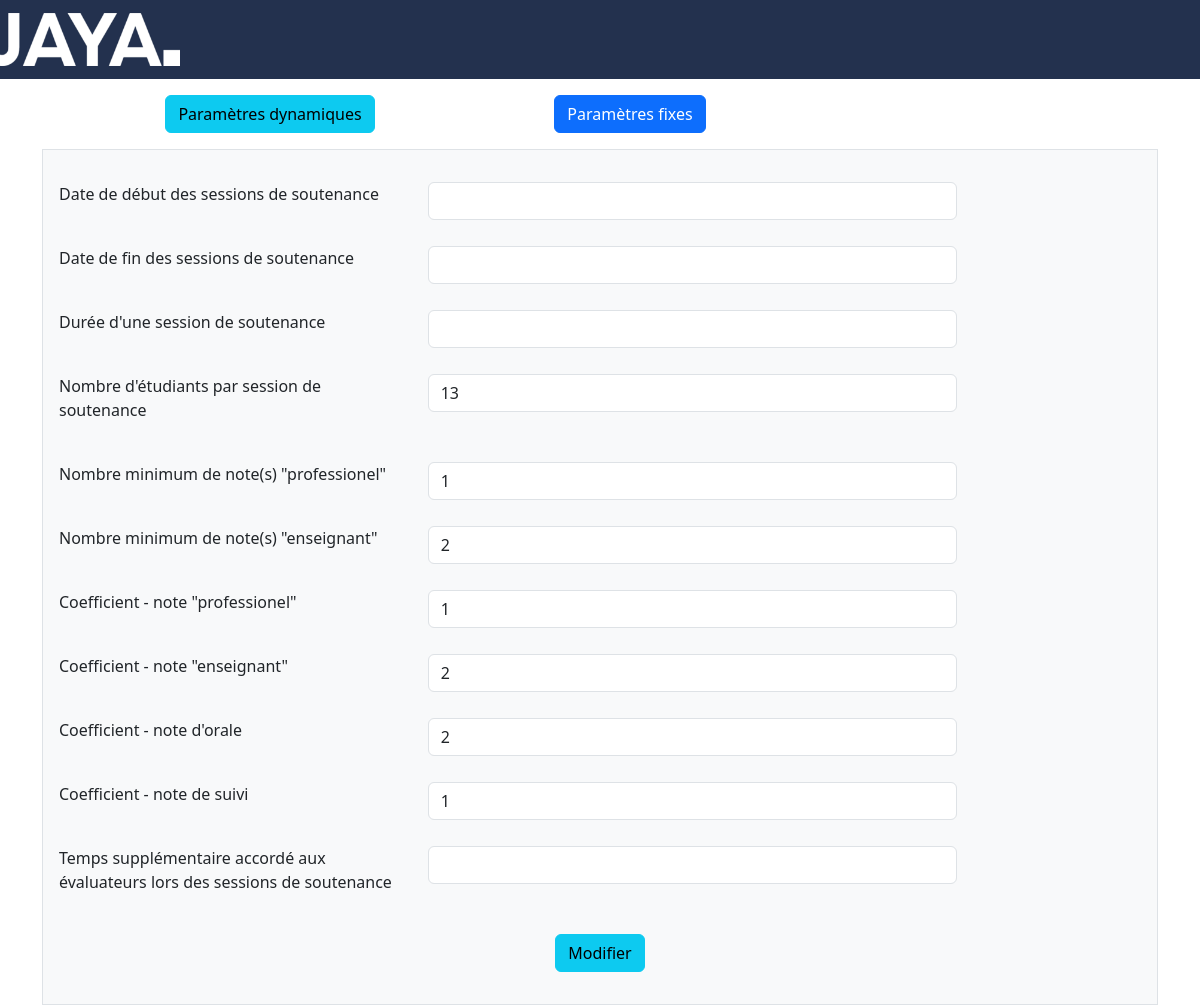
The page /pages/parametreFixe.php on the database as committed earlier.
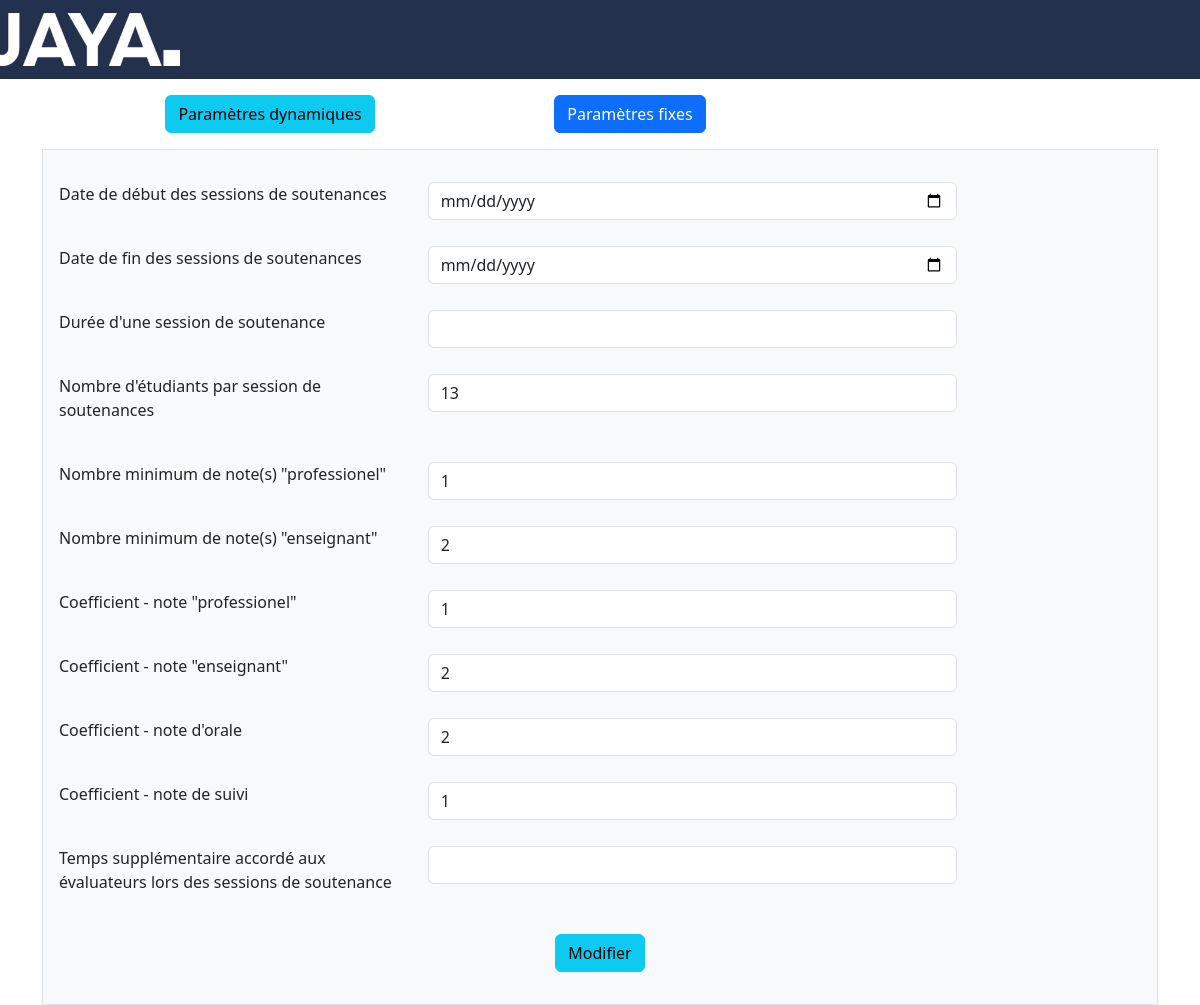
The same page on the database as committed later.
### tables this page shows
CREATE TABLE `parametres` (
  `ID_param` int(11) NOT NULL,
  `Nom_param` varchar(80) DEFAULT NULL,
  `Description_param` varchar(255) DEFAULT NULL,
  `NbPoint_param` int(2) DEFAULT NULL
);

### pages/parametreFixe.php (the view, shortened to what this page needs)
<?php
include 'header.php';
include 'home/navigation/navbar.php';
$conn = Database::connect();
$query = "SELECT ID_param, Nom_param, Description_param FROM parametres
WHERE NbPoint_param IS NULL";
$result = $conn->query($query);
$parametres = $result->fetchall();
?>
<!DOCTYPE html>
<html lang="en">
<head>
</head>
<body>
    <div class="container">
        <div class="row align-item center  mt-3 ms-5">
            <div class="col-4 ">
                <a href="parametreDynamique.php" class="btn btn-info">Paramètres dynamiques</a>
            </div>
            <div class="col-4">
                <a href="parametreFixe.php" class="btn btn-primary">Paramètres fixes</a>
            </div>
        </div>
        <div class="bg-light mt-3 border p-3">
            <form action="updateParamFixe.php" method="post">
                <?php
                foreach ($parametres as $parametre) {
                    if ($parametre['Nom_param'] == "Date de début des sessions de soutenances" || $parametre['Nom_param'] == "Date de fin des sessions de soutenances") {
                ?>
                        <div class="row mt-3">
                            <div class=" col-4 mb-3">
                                <label for="description" class="form-label"><?= $parametre['Nom_param'] ?></label>
                            </div>
                            <div class="col-6">
                                <input type="date" class="form-control" name="description[]" value="<?= $parametre['Description_param'] ?>">
                            </div>
                        </div>
                    <?php
                    } else {
                    ?>
                        <div class="row mt-3">
                            <div class=" col-4 mb-3">
                                <label for="description" class="form-label"><?= $parametre['Nom_param'] ?></label>
                            </div>
                            <div class="col-6">
                                <input type="number" class="form-control" name="description[]" value="<?= $parametre['Description_param'] ?>">
                            </div>
                        </div>
                <?php
                    }
                }
                ?>
                <div class="text-center">
                    <button class="btn btn-info mt-3" type="submit">Modifier</button>
                </div>
            </form>
        </div>
    </div>
</body>
</html>

### pages/header.php (shortened to what this page needs)
<?php
echo '<title>JAYA</title>
<meta name="viewport" content="width=device-width, initial-scale=1"/>
<script src="https://cdn.jsdelivr.net/npm/bootstrap@5.3.0-alpha1/dist/js/bootstrap.bundle.min.js"></script>
<link href="https://cdn.jsdelivr.net/npm/bootstrap@5.3.0-alpha1/dist/css/bootstrap.min.css" rel="stylesheet">
<script src="https://code.jquery.com/jquery-3.5.1.js"></script>
<script src="https://cdn.datatables.net/1.13.2/js/jquery.dataTables.min.js"></script>
<link rel="stylesheet" href="https://cdn.datatables.net/1.13.2/css/jquery.dataTables.min.css">
<script src="https://cdn.datatables.net/buttons/2.3.4/js/dataTables.buttons.min.js"></script>
<script src="https://cdnjs.cloudflare.com/ajax/libs/jszip/3.10.1/jszip.min.js"></script>
<script src="https://cdnjs.cloudflare.com/ajax/libs/pdfmake/0.1.53/vfs_fonts.js"></script>
<script src="https://cdn.datatables.net/buttons/2.3.4/js/buttons.html5.min.js"></script>
<link rel="stylesheet" href="https://cdn.dataTables.net/buttons/2.3.4/css/buttons.dataTables.min.css">
<link rel="stylesheet" href="https://cdnjs.cloudflare.com/ajax/libs/jquery/1.12.1/jquery-ui.css" />
<script src="https://code.jquery.com/ui/1.12.1/jquery-ui.min.js"></script>
<link rel="stylesheet" href="https://cdn.jsdelivr.net/npm/bootstrap-icons@1.10.3/font/bootstrap-icons.css">
<script src=""></script>
<script src=""></script>
<link rel="stylesheet" href="">
<link rel="stylesheet" href="">
<link rel="stylesheet" href="../css/style.css">';
?>

### web/home/navigation/stylizer.php
<?php
$protocol = (!empty($_SERVER['HTTPS']) && $_SERVER['HTTPS'] !== 'off' || $_SERVER['SERVER_PORT'] == 443) ? 'https://' : 'http://';
$base_url = $protocol . $_SERVER['HTTP_HOST'] . '/JAYA/web';
$base_url_style = $protocol . $_SERVER['HTTP_HOST'] . '/JAYA/';
?>
<link rel="stylesheet" href="<?php echo $base_url_style; ?>css/style.css">
<link rel="stylesheet" href="<?php echo $base_url_style; ?>css/toastr.min.css">

### web/home/navigation/navbar.php
<?php
require_once 'stylizer.php';
if (isset($_SESSION['active_profile']) || isset($_SESSION['user_name'])) {
?>
<nav class="navbar navbar-dark navbar-expand-lg bg-body-tertiary">
  <div class="container-fluid">
    <button class="navbar-toggler" type="button" data-bs-toggle="collapse" data-bs-target="#navbarTogglerDemo01"
            aria-controls="navbarTogglerDemo01" aria-expanded="false" aria-label="Toggle navigation">
      <span class="navbar-toggler-icon"></span>
    </button>
    <div class="collapse navbar-collapse" id="navbarTogglerDemo01">
      <?php if ($_SESSION['active_profile'] <> "INVITE") { ?>
      <a class="navbar-brand" href="<?php echo $base_url; ?>/index.php"><img src="<?php echo $base_url_style; ?>images/JAYA-LOGO2.png" alt="logo_jaya"
                                                      width="180"></a>
      <?php } else { ?>
      <a class="navbar-brand"><img src="<?php echo $base_url_style; ?>images/JAYA-LOGO2.png" alt="logo_jaya"
                                                      width="180"></a>
      <?php } ?>
      <ul class="navbar-nav me-auto mb-2 mb-lg-0">
        <?php if ($_SESSION['active_profile'] == "ADMINISTRATEUR") { ?>
        <li class="nav-item">
          <a class="nav-link active" href="<?php echo $base_url; ?>/index.php">Accueil</a>
        </li>
        <li class="nav-item">
          <a class="nav-link active" href="<?php echo $base_url; ?>/home/accountManager/accountManager_administrateur.php">Comptes</a>
        </li>
        <li class="nav-item">
          <a class="nav-link active" href="<?php echo $base_url; ?>/home/soutenances/admin/administrateur.php">Soutenances</a>
        </li>
        <li class="nav-item">
          <a class="nav-link active" href="<?php echo $base_url; ?>/home/schedule/schedule_administrateur.php">Planning</a>
        </li>
        <li class="nav-item">
          <a class="nav-link active" href="<?php echo $base_url; ?>/home/suivi-recap/studentMonitoring_users.php">Suivi recap</a>
        </li>
        <li class="nav-item">
          <a class="nav-link active" href="<?php echo $base_url; ?>/home/applicationSettings/applicationSettings.php">Paramètres</a>
        </li>
      </ul>
      <ul class="navbar-nav me-0 mb-2 mb-lg-0">
        <li class="nav-item">
          <a class='nav-link active' href='#'><img id='notification-icon' src='<?php echo $base_url_style; ?>images/notification-icon2.svg' alt='logo_jaya'></a>
          <a class='nav-link active' href='<?php echo $base_url; ?>/logout.php'><img id='logout-icon' src='<?php echo $base_url_style; ?>images/logout-icon2.svg' alt='logout-icon'></a>
        </li>
      </ul>
      <?php } ?>
      <?php if ($_SESSION['active_profile'] == "RESPONSABLE UE") { ?>
        <li class="nav-item">
          <a class="nav-link active" href="<?php echo $base_url; ?>/index.php">Accueil</a>
        </li>
        <li class="nav-item">
          <a class="nav-link active" href="<?php echo $base_url; ?>/home/accountManager/accountManager_users.php">Compte</a>
        </li>
        <li class="nav-item">
          <a class="nav-link active" href="<?php echo $base_url; ?>/home/schedule/schedule_responsableUE.php">Planning</a>
        </li>
        <li class="nav-item">
          <a class="nav-link active" href="<?php echo $base_url; ?>/home/suivi-recap/studentMonitoring_users.php">Suivi recap</a>
        </li>
        </ul>
        <ul class="navbar-nav me-0 mb-2 mb-lg-0">
          <li class="nav-item">
            <a class='nav-link active' href='#'><img id='notification-icon' src="<?php echo $base_url_style; ?>images/notification-icon2.svg" alt='logo_jaya'></a>
            <a class='nav-link active' href='<?php echo $base_url; ?>/logout.php'><img id='logout-icon' src='<?php echo $base_url_style; ?>images/logout-icon2.svg' alt='logout-icon'></a>
          </li>
        </ul>
      <?php } ?>
      <?php if ($_SESSION['active_profile'] == "SCOLARITE") { ?>
        <li class="nav-item">
          <a class="nav-link active" href="<?php echo $base_url; ?>/index.php">Accueil</a>
        </li>
        <li class="nav-item">
          <a class="nav-link active" href="<?php echo $base_url; ?>/home/accountManager/accountManager_users.php">Compte</a>
        </li>
        <li class="nav-item">
          <a class="nav-link active" href="<?php echo $base_url; ?>/home/schedule/schedule_scolarite.php">Planning</a>
        </li>
        <li class="nav-item">
          <a class="nav-link active" href="<?php echo $base_url; ?>/home/guest/guestManagement_scolarite.php">Invités</a>
        </li>
        </ul>
        <ul class="navbar-nav me-0 mb-2 mb-lg-0">
          <li class="nav-item">
            <a class='nav-link active' href='#'><img id='notification-icon' src="<?php echo $base_url_style; ?>images/notification-icon2.svg" alt='logo_jaya'></a>
            <a class='nav-link active' href='<?php echo $base_url; ?>/logout.php'><img id='logout-icon' src='<?php echo $base_url_style; ?>images/logout-icon2.svg' alt='logout-icon'></a>
          </li>
        </ul>
      <?php } ?>
      <?php if ($_SESSION['active_profile'] == "TUTEUR UNIVERSITAIRE") { ?>
      <li class="nav-item">
        <a class="nav-link active" href="<?php echo $base_url; ?>/index.php">Accueil</a>
      </li>
      <li class="nav-item">
        <a class="nav-link active" href="<?php echo $base_url; ?>/home/accountManager/accountManager_users.php">Compte</a>
      </li>
      <li class="nav-item">
        <a class="nav-link active" href="<?php echo $base_url; ?>/home/soutenances/tuteurU/tuteurUniversitaire.php">Soutenances</a>
      </li>
      <li class="nav-item">
        <a class="nav-link active" href="<?php echo $base_url; ?>/home/schedule/schedule_tuteurUniversitaire.php">Planning</a>
      </li>
        <li class="nav-item">
          <a class="nav-link active" href="<?php echo $base_url; ?>/home/suivi-recap/studentMonitoring_tuteurUniversitaire.php">Suivi recap</a>
        </li>
        </ul>
        <ul class="navbar-nav me-0 mb-2 mb-lg-0">
          <li class="nav-item">
            <a class='nav-link active' href='#'><img id='notification-icon' src='<?php echo $base_url_style; ?>images/notification-icon2.svg' alt='logo_jaya'></a>
            <a class='nav-link active' href='<?php echo $base_url; ?>/logout.php'><img id='logout-icon' src='<?php echo $base_url_style; ?>images/logout-icon2.svg' alt='logout-icon'></a>
          </li>
        </ul>
      <?php } ?>
      <?php if ($_SESSION['active_profile'] == "ETUDIANT") { ?>
        <li class="nav-item">
          <a class="nav-link active" href="<?php echo $base_url; ?>/index.php">Accueil</a>
        </li>
        <li class="nav-item">
          <a class="nav-link active" href="<?php echo $base_url; ?>/home/accountManager/accountManager_users.php">Compte</a>
        </li>
        </ul>
        <ul class="navbar-nav me-0 mb-2 mb-lg-0">
          <li class="nav-item">
            <a class='nav-link active' href='#'><img id='notification-icon' src='<?php echo $base_url_style; ?>images/notification-icon2.svg' alt='logo_jaya'></a>
            <a class='nav-link active' href='<?php echo $base_url; ?>/logout.php'><img id='logout-icon' src='<?php echo $base_url_style; ?>images/logout-icon2.svg' alt='logout-icon'></a>
          </li>
        </ul>
      <?php } ?>
      <?php if ($_SESSION['active_profile'] == "INVITE" || $_SESSION['active_profile'] == "ENSEIGNANT INVITE" || $_SESSION['active_profile'] == "PROFESSIONNEL INVITE") { ?>
        </ul>
        <ul class="navbar-nav me-0 mb-2 mb-lg-0">
          <li class="nav-item">
            <a class='nav-link active' href='<?php echo $base_url; ?>/logout.php'><img id='logout-icon' src='<?php echo $base_url_style; ?>images/logout-icon2.svg' alt='logout-icon'></a>
          </li>
        </ul>
      <?php } ?>
      <ul class="navbar-nav me-0 mb-2 mb-lg-0">
        <li class="nav-item">
<?php
$chaine = $_SERVER['REQUEST_URI'];
$souchaine = "changeProfile.php";
if (strpos($chaine, $souchaine)) {
  echo "<div class='nav-link active'>";
  echo "<table>";
  echo "<tr><td><strong>" . $_SESSION['user_name'] . "</td></tr>";
  if (($_SESSION['active_profile'] != "INVITE" || $_SESSION['active_profile'] != "ENSEIGNANT INVITE" || $_SESSION['active_profile'] != "PROFESSIONNEL INVITE") && ($_SESSION['change_profile_access'] > 1)) {
    echo "<tr><td><font size=-1><a class='nav-link active'>" . $_SESSION['active_profile'] . "</a></font></td></tr>";
  } elseif (($_SESSION['active_profile'] != "INVITE" || $_SESSION['active_profile'] != "ENSEIGNANT INVITE" || $_SESSION['active_profile'] != "PROFESSIONNEL INVITE") && ($_SESSION['change_profile_access'] <= 1)) {
    echo "<tr><td><font size=-1><a class='nav-link active'>" . $_SESSION['active_profile'] . "</a></font></td></tr>";
  } elseif ($_SESSION['active_profile'] == "INVITE" || $_SESSION['active_profile'] == "ENSEIGNANT INVITE" || $_SESSION['active_profile'] == "PROFESSIONNEL INVITE") {
    echo "<tr><td><font size=-1><a class='nav-link active'>" . $_SESSION['active_profile'] . "</a></font></td></tr>";
  }
  echo "</table>";
  echo "</div>";
} else {
  echo "<div class='nav-link active'>";
  echo "<table>";
  echo "<tr><td><strong>" . $_SESSION['user_name'] . "</td></tr>";
  if (($_SESSION['active_profile'] != "INVITE" || $_SESSION['active_profile'] != "ENSEIGNANT INVITE" || $_SESSION['active_profile'] != "PROFESSIONNEL INVITE") && ($_SESSION['change_profile_access'] > 1)) {
    echo "<tr><td><font size=-1><a class='nav-link active' href=$base_url/changeProfile.php>" . $_SESSION['active_profile'] . "</a></font></td></tr>";
  } elseif (($_SESSION['active_profile'] != "INVITE" || $_SESSION['active_profile'] != "ENSEIGNANT INVITE" || $_SESSION['active_profile'] != "PROFESSIONNEL INVITE") && ($_SESSION['change_profile_access'] <= 1)) {
    echo "<tr><td><font size=-1><a class='nav-link active'>" . $_SESSION['active_profile'] . "</a></font></td></tr>";
  } elseif ($_SESSION['active_profile'] == "INVITE" || $_SESSION['active_profile'] == "ENSEIGNANT INVITE" || $_SESSION['active_profile'] == "PROFESSIONNEL INVITE") {
    echo "<tr><td><font size=-1><a class='nav-link active'>" . $_SESSION['active_profile'] . "</a></font></td></tr>";
  }
  echo "</table>";
  echo "</div>";
}
?>
        </li>
      </ul>
    </div>
  </div>
  <br>
</nav>
<?php } else { ?>
  <nav class="navbar navbar-dark navbar-expand-lg bg-body-tertiary">
    <a class="navbar-brand" href="<?php echo $base_url; ?>/index.php">
      <img src="<?php echo $base_url_style; ?>images/JAYA-LOGO2.png" alt="logo_jaya" width="180">
    </a>
    <br>
  </nav>
<?php } ?>

### css/style.css (style rules this page uses)
.navbar { background-color: #23314e !important; border-color: #23314e !important; }
.center { text-align: center; }
.noDecoration, a:link, a:visited { text-decoration: none; }

Rows that differ between the two databases and show on the page:
changed parametres: Nom_param "Date de début des sessions de soutenance" → "Date de début des sessions de soutenances"
changed parametres: Nom_param "Date de fin des sessions de soutenance" → "Date de fin des sessions de soutenances"
changed parametres: Nom_param "Nombre d'étudiants par session de soutenance" → "Nombre d'étudiants par session de soutenances"
